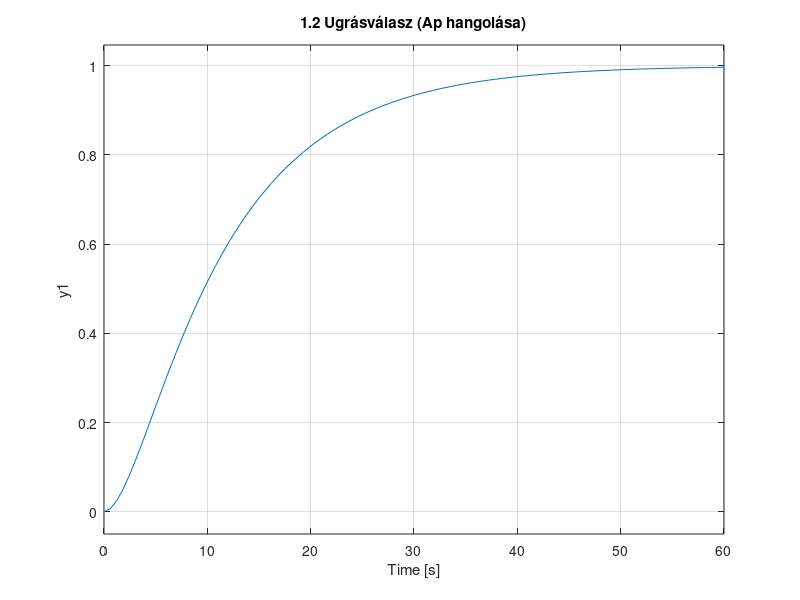

This chart was generated by the following MATLAB code: (Note: this script raises an error after producing the figure.)
clear all; close all; clc;

%% 1. Feladat: PI szabályozó tervezése
% Szakasz átviteli függvénye: Wp(s) = 0.5 / ((5s+1)*(2s+1))
s = tf('s');
Wp = 0.5 / ((5*s+1) * (2*s+1));

disp('1. Feladat: Szakasz pólusai és zérusai:');
zpk(Wp)

%% 1.1 Feladat: Póluskiejtés
% A szabályozó zérusával kiejtjük a szakasz leglassabb pólusát.
% A leglassabb pólus a legnagyobb időállandóhoz tartozik.
% Időállandók: T1 = 5, T2 = 2. -> Ti = 5.
Ti = 5;
disp(['1.1 Választott integrálási időállandó (Ti): ', num2str(Ti)]);

% A szabályozó átviteli függvénye (paraméteres alak):
% Wc = Ap * (1 + 1/(s*Ti)) = Ap * (s*Ti + 1) / (s*Ti)
% Mivel Ti = 5, a számláló (5s+1) kiejti a szakasz (5s+1) tagját.

%% 1.2 Feladat: Ap hangolása (Lassúbb, pontosabb)
% Követelmények:
% - Túllövés = 0%
% - 2%-os beállási idő < 24s
% - Fázistartalék > 60 fok

% Ezt az értéket kézzel/próbálgatással kell beállítani!
Ap_1_2 = 0.8; % KEZDETI TIPP - MÓDOSÍTSD EZT!

Wc_1_2 = Ap_1_2 * (1 + 1/(s*Ti));

% Felnyitott kör
Wo_1_2 = minreal(Wp * Wc_1_2);

% Zárt kör
T_1_2 = feedback(Wo_1_2, 1);

figure(1);
step(T_1_2);
title('1.2 Ugrásválasz (Ap hangolása)');
grid on;
info_1_2 = stepinfo(T_1_2);
disp('1.2 Eredmények:');
disp(['   Ap: ', num2str(Ap_1_2)]);
disp(['   Túllövés: ', num2str(info_1_2.Overshoot), ' %']);
disp(['   Beállási idő: ', num2str(info_1_2.SettlingTime), ' s']);

figure(2);
margin(Wo_1_2);
title('1.2 Bode diagram és Fázistartalék');
[Gm, Pm, Wcg, Wcp] = margin(Wo_1_2);
disp(['   Fázistartalék: ', num2str(Pm), ' fok']);


%% 1.3 Feladat: Ap hangolása (Gyorsabb)
% Követelmények:
% - Beállási idő < 14s
% - Fázistartalék > 60 fok
% - Túllövés > 0% megengedett

% Ezt az értéket növeld addig, amíg a beállási idő kicsi nem lesz, de a fázistartalék még jó!
Ap_1_3 = 1.5; % KEZDETI TIPP - MÓDOSÍTSD EZT!

Wc_1_3 = Ap_1_3 * (1 + 1/(s*Ti));
Wo_1_3 = minreal(Wp * Wc_1_3);
T_1_3 = feedback(Wo_1_3, 1);

figure(3);
step(T_1_3);
title('1.3 Ugrásválasz (Gyorsított)');
grid on;
info_1_3 = stepinfo(T_1_3);

[Gm_3, Pm_3, Wcg_3, Wcp_3] = margin(Wo_1_3);

disp('1.3 Eredmények:');
disp(['   Ap: ', num2str(Ap_1_3)]);
disp(['   Beállási idő: ', num2str(info_1_3.SettlingTime), ' s']);
disp(['   Fázistartalék: ', num2str(Pm_3), ' fok']);
disp(['   Vágási körfrekvencia (wc): ', num2str(Wcp_3), ' rad/s']);

%% 1.4 Feladat: Diszkretizálás
% Követelmény: Fázistartalék romlás < 0.9 fok
% Képlet: delta_phi = (wc * Ts * 180) / (2 * pi) < 0.9
% Ebből Ts kifejezve: Ts < (0.9 * 2 * pi) / (wc * 180)

delta_phi_max = 0.9;
wc = Wcp_3; % A gyorsított rendszer vágási körfrekvenciája
Ts_max = (delta_phi_max * 2 * pi) / (wc * 180);

% Kerekítsük lefelé egy "szép" számra
Ts = floor(Ts_max * 100) / 100; 
if Ts == 0
    Ts = Ts_max; % Ha nagyon kicsi
end

disp('1.4 Diszkretizálás:');
disp(['   Maximális mintavételi idő: ', num2str(Ts_max), ' s']);
disp(['   Választott Ts: ', num2str(Ts), ' s']);

% Szabályozó diszkrét alakja (Euler backward módszerrel, ami kézi számolásnál gyakori)
% s = (1 - z^-1) / Ts
% Wc(z) = Ap * (1 + Ts / (Ti * (1 - z^-1)))
% Rendezzük u[k]-ra:
% U(z)/E(z) = Ap + (Ap*Ts)/(Ti*(1-z^-1))
% U(z)*(1-z^-1) = Ap*(1-z^-1)*E(z) + (Ap*Ts/Ti)*E(z)
% u[k] - u[k-1] = Ap*(e[k] - e[k-1]) + (Ap*Ts/Ti)*e[k]
% u[k] = u[k-1] + Ap*e[k] - Ap*e[k-1] + (Ap*Ts/Ti)*e[k]
% u[k] = u[k-1] + Ap*(1 + Ts/Ti)*e[k] - Ap*e[k-1]

p1 = Ap_1_3 * (1 + Ts/Ti);
p2 = Ap_1_3;

disp('   Differenciálegyenlet:');
disp(['   u[k] = u[k-1] + ', num2str(p1), '*e[k] - ', num2str(p2), '*e[k-1]']);
